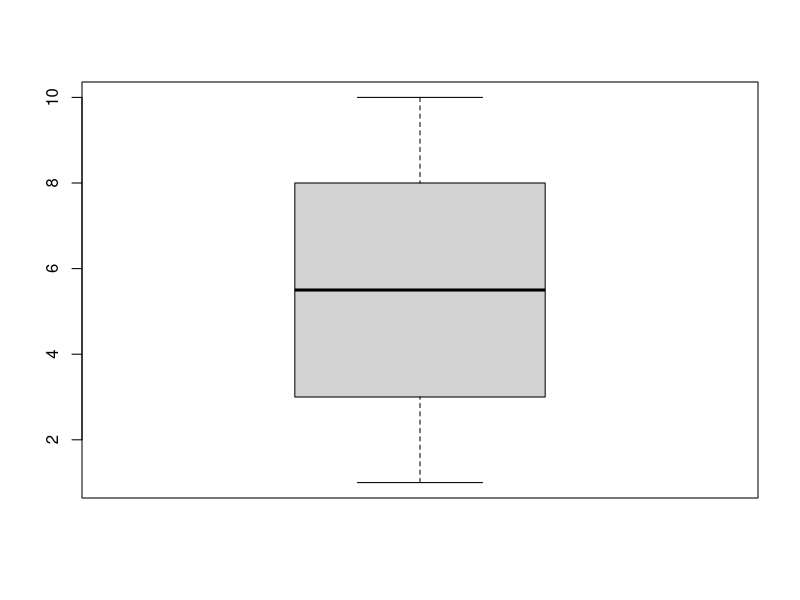

Source code (R):
## ---- chunk 1
knitr::opts_chunk$set(echo = TRUE)

# title: boxplot
# author: jonathan
# revised: 8/1/2020 

WEB <- c("https://bioceed.uib.no/dropfolder/bioSTATS/Rmd/Basic/Descr/boxplot.html")
GIT <- c("https://github.com/jonathansoule/biostats/blob/master/Basic/Descr/boxplot.Rmd")
## ---- chunk 2
my.dataset <- c(1,2,3,4,5,6,7,8,9,10)
boxplot(my.dataset)
